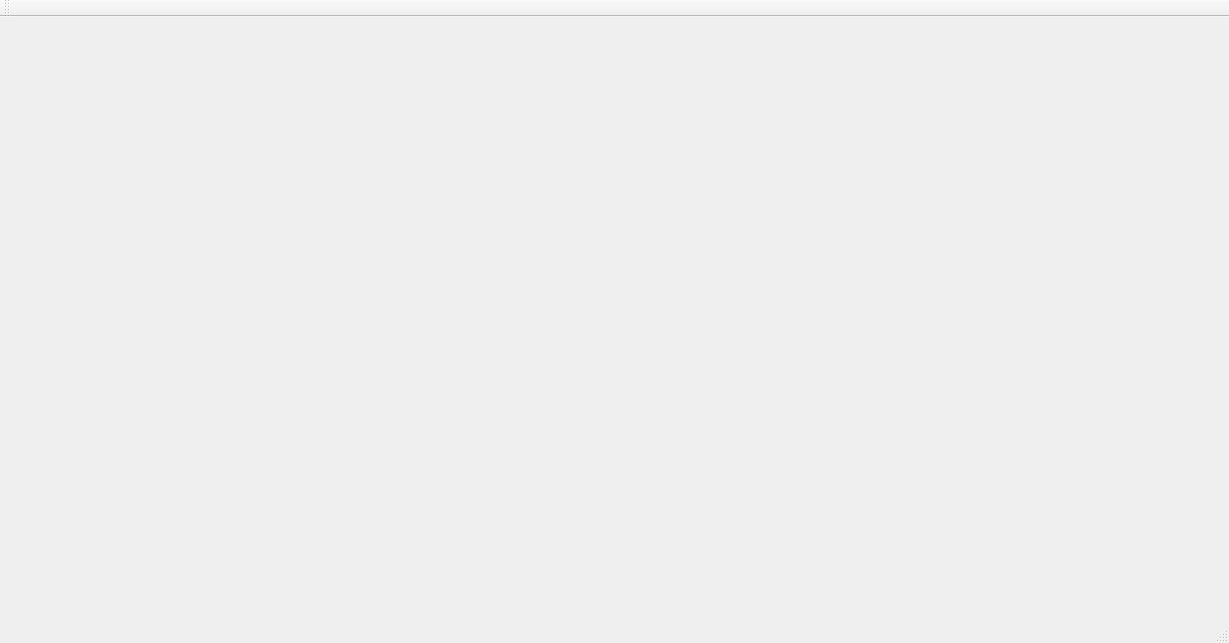
<?xml version="1.0" encoding="UTF-8"?>
<ui version="4.0">
 <class>MainWindow</class>
 <widget class="QMainWindow" name="MainWindow">
  <property name="geometry">
   <rect>
    <x>0</x>
    <y>0</y>
    <width>1229</width>
    <height>643</height>
   </rect>
  </property>
  <property name="windowTitle">
   <string>MainWindow</string>
  </property>
  <widget class="QWidget" name="centralwidget"/>
  <widget class="QMenuBar" name="menubar">
   <property name="geometry">
    <rect>
     <x>0</x>
     <y>0</y>
     <width>1229</width>
     <height>26</height>
    </rect>
   </property>
  </widget>
  <widget class="QStatusBar" name="statusbar"/>
  <widget class="QToolBar" name="toolBar">
   <property name="windowTitle">
    <string>toolBar</string>
   </property>
   <attribute name="toolBarArea">
    <enum>TopToolBarArea</enum>
   </attribute>
   <attribute name="toolBarBreak">
    <bool>false</bool>
   </attribute>
  </widget>
 </widget>
 <resources/>
 <connections/>
</ui>
